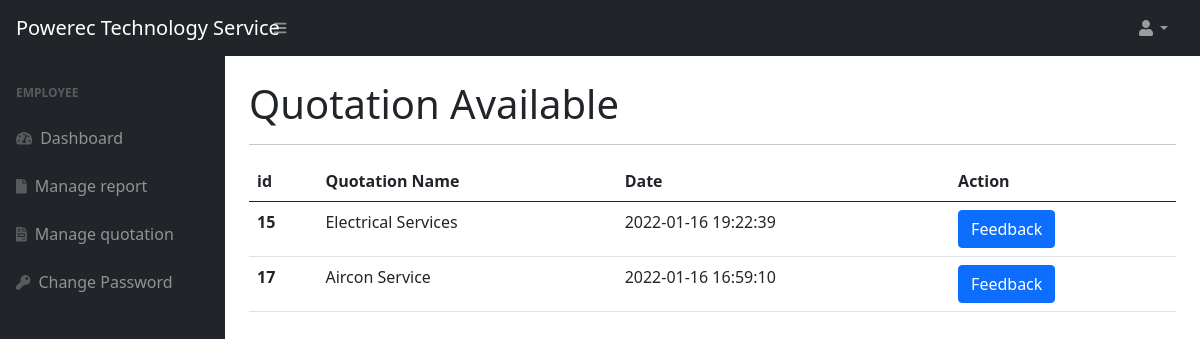
The page /feedback_view_e.php (signed in) on the database its author committed.
### tables this page shows
CREATE TABLE `quotation` (
  `qid` int(11) NOT NULL,
  `service` text DEFAULT NULL,
  `status` varchar(10) DEFAULT 'Pending',
  `date` timestamp NOT NULL DEFAULT current_timestamp(),
  `q_addr` text NOT NULL,
  `uid` int(11) NOT NULL
);

### feedback_view_e.php (the view, shortened to what this page needs)
<?php session_start();
include_once('includes/config.php');
if (strlen($_SESSION['id']==0)) {
  header('location:logout.php');
  } else{
?>
<!DOCTYPE html>
<html lang="en">
    <head>
        <link href="https://cdn.jsdelivr.net/npm/simple-datatables@latest/dist/style.css" rel="stylesheet" />
        <link href="css/styles.css" rel="stylesheet" />
    </head>
    <body class="sb-nav-fixed">
    	 <?php include_once('includes/navbar.php');?>
    	 <div id="layoutSidenav">
          <?php include_once('includes/e_sidebar.php');?>
            <div id="layoutSidenav_content">
                <main>
                    <div class="container-fluid px-4">
                        <h1 class="mt-4">Quotation Available</h1>
                        <hr />
                        <table class="table">
					  <thead>
					    <tr>
					      <th scope="col">id</th>
					      <th scope="col">Quotation Name</th>
					      <th scope="col">Date</th>
					      <th scope="col">Action</th>
					    </tr>
					  </thead>
					  <tbody>
					  	<?php
					  		$result = $con->query("SELECT * FROM quotation q, users u WHERE u.id = q.qid;") or die($con->error);
					  		if ($result->num_rows > 0){
					  			while ($row = $result->fetch_assoc()){
					  				?>
					    <tr>
					      <th scope="row"><?php echo $row['qid']; ?></th>
					      <td><?php echo $row['service']; ?></td>
					      <td><?php echo $row['date']; ?></td>
					      <td>
					      		<form method="post" action="feedback_content_e.php">
					      			<button type="submit" class="btn btn-primary" name="feedback">Feedback</button>
					      		</form>
					      </td>
					    </tr>
					    <?php }}else{ ?>
					    	<h3>No Quotation Available.</h3>
					    <?php } ?>
					  </tbody>
					</table>
				</main>
    </body>
    </html>
<?php } ?>

### rows shown on the page
quotation: qid "15", service "Electrical Services", date "2022-01-16 19:22:39"
quotation: qid "17", service "Aircon Service", date "2022-01-16 16:59:10"
